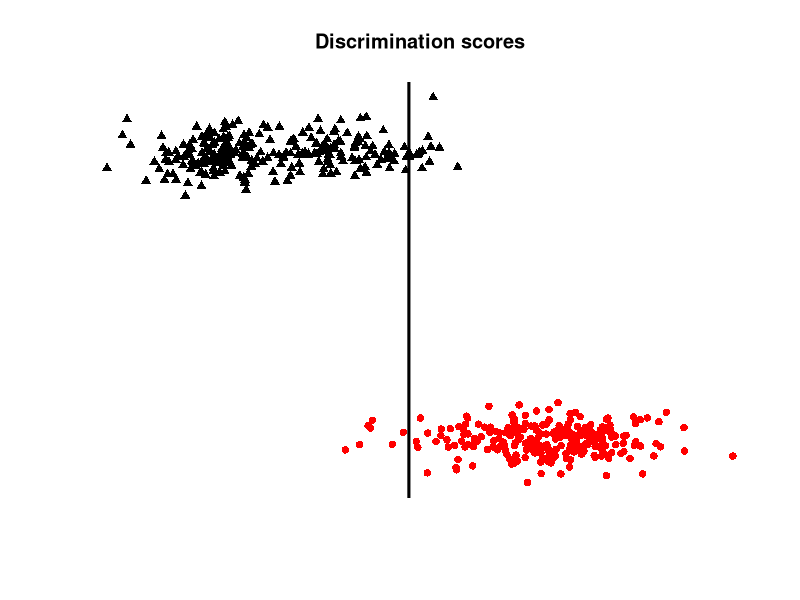

Generate this figure with R:

# clear all variables
rm(list = ls(all = TRUE))
graphics.off()

# load data
data = read.table("bostonh.dat")

# transform data
xt        = data
xt[, 1]   = log(data[, 1])
xt[, 2]   = data[, 2]/10
xt[, 3]   = log(data[, 3])
xt[, 5]   = log(data[, 5])
xt[, 6]   = log(data[, 6])
xt[, 7]   = (data[, 7]^(2.5))/10000
xt[, 8]   = log(data[, 8])
xt[, 9]   = log(data[, 9])
xt[, 10]  = log(data[, 10])
xt[, 11]  = exp(0.4 * data[, 11])/1000
xt[, 12]  = data[, 12]/100
xt[, 13]  = sqrt(data[, 13])
xt[, 14]  = log(data[, 14])
data      = xt[, -4]

da    = scale(data)                     # standardize variables
d     = dist(da, "euclidean", p = 2)    # euclidean distance matrix
w     = hclust(d, method = "ward.D")    # cluster analysis with ward algorithm
tree  = cutree(w, 2)                    # define the clusters, tree=1 if cluster=1

# the following two lines under comments are for price of Boston houses
# tree=(xt[,14]>median(xt[,14]))+1 
# da=da[,1:12]

t1  = subset(da, tree == 1)
t2  = subset(da, tree == 2)

m1  = colMeans(t1)                      # mean of first cluster
m2  = colMeans(t2)                      # mean of second cluster
m   = (m1 + m2)/2                       # mean of both clusters
s = ((nrow(t1) - 1) * cov(t1) + (nrow(t2) - 1) * cov(t2))/(nrow(xt) - 2)    # common variance matrix
alpha = solve(s) %*% (m1 - m2)                                              # alpha for the discrimination rule

# APER for clusters of Boston houses
mis1  = sum((t1 - m) %*% alpha < 0)     # misclassified 1
mis2  = sum((t2 - m) %*% alpha > 0)     # misclassified 2
corr1 = sum((t1 - m) %*% alpha > 0)     # correct 1
corr2 = sum((t2 - m) %*% alpha < 0)     # correct 2
aper  = (mis1 + mis2)/nrow(xt)          # APER (apparent error rate)
alph  = (da - matrix(m, nrow(da), ncol(da), byrow = T)) %*% alpha
set.seed(1)

# discrimination scores
p = cbind(alph, tree + 0.05 * rnorm(NROW(tree)))
tree[tree == 1] = 16
tree[tree == 2] = 17
tr = tree
tr[tr == 16] = "red"
tr[tr == 17] = "black"

# plot of discrimination scores
plot(p[, 1], p[, 2], pch = tree, col = tr, xaxt = "n", yaxt = "n", xlab = "", ylab = "", 
    bty = "n")
abline(v = 0, lwd = 3) 
title(paste("Discrimination scores"))
